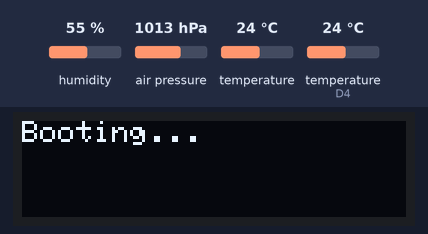
The sketch below on a simulated ESP8266 (NodeMCU). On the bench: 128×32 one-colour display. The test bench sets the inputs (shaded band); at power-on: humidity 55 %, air pressure 1013 hPa, temperature 24 °C, temperature (sensor on D4) 24 °C. WiFi joins after 1.5 s; servers stay silent unless stated; uploads are accepted with an empty reply; not simulated (calls return 0 or success): arduino_secrets.h; what the sketch prints to the serial monitor is not drawn.

Above: at 0.05 s.
1.3 s: humidity set to 22 %
At 6.4 s:
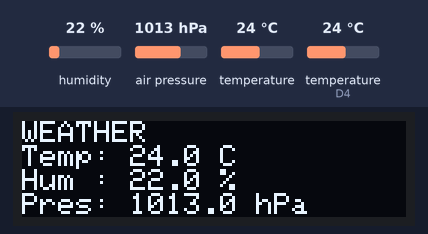
At 10.3 s:
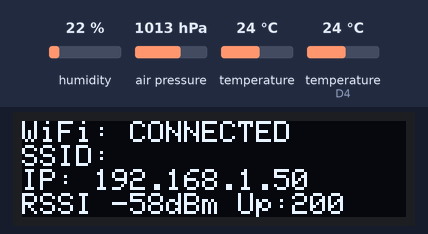
Timing chart, 0 to 11.8 s (numbered marks = the images above; inputs shaded):
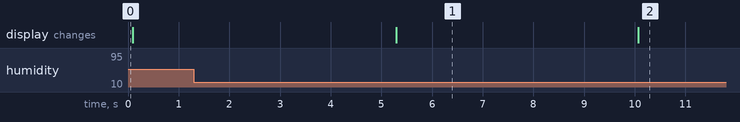

The sketch:

Weather-Station-ESP8266.ino
```cpp
#include <ESP8266WiFi.h>
#include <ESP8266HTTPClient.h>
#include <Wire.h>
#include <Adafruit_BMP280.h>
#include <DHT.h>
#include <Adafruit_GFX.h>
#include <Adafruit_SSD1306.h>

// WiFi credentials live in arduino_secrets.h (gitignored).
// First time: copy arduino_secrets.h.example to arduino_secrets.h and fill it in.
#include "arduino_secrets.h"

/* ---------- WIFI ---------- */
const char* ssid = SECRET_SSID;
const char* password = SECRET_PASS;
// Transmit power in dBm (0 - 20.5). Lower = less power. Raise it if the signal is weak.
const float WIFI_TX_DBM = 14.0;

/* ---------- SERVER ---------- */
// "http://" prefix is required for HTTPClient
const char* serverURL = "http://192.168.0.128/insert_data.php";
const char* apiKey = "secret_esp8266_key";

/* ---------- PINS ---------- */
#define DHTPIN D4
#define DHTTYPE DHT11
// I2C: SDA = D2, SCL = D1 (shared by BMP280 and OLED)

/* ---------- SCREEN (SSD1306 128x32) ---------- */
#define SCREEN_WIDTH 128
#define SCREEN_HEIGHT 32
#define OLED_RESET -1
#define OLED_ADDR 0x3C

/* ---------- TIMING ---------- */
const unsigned long PAGE_INTERVAL_MS   = 5000UL;    // swap screen page every 5 s
const unsigned long SENSOR_INTERVAL_MS = 60000UL;   // refresh readings every 60 s
const unsigned long UPLOAD_INTERVAL_MS = 300000UL;  // send to server every 5 min

Adafruit_SSD1306 display(SCREEN_WIDTH, SCREEN_HEIGHT, &Wire, OLED_RESET);
Adafruit_BMP280 bmp;
DHT dht(DHTPIN, DHTTYPE);

/* ---------- STATE ---------- */
float dhtTemp = NAN;
float humidity = NAN;
float bmpTemp = NAN;
float pressure = NAN;
bool haveDht = false;     // at least one valid DHT reading
bool haveBmp = false;     // at least one valid BMP reading

int lastHttpCode = 0;     // 0 = nothing uploaded yet
bool uploadedOnce = false;
unsigned long lastUpload = 0;
unsigned long lastSensorRead = 0;

bool displayOk = false;
enum Page : uint8_t { PAGE_WEATHER, PAGE_NETWORK, PAGE_COUNT };
uint8_t page = PAGE_NETWORK;  // show WiFi status first at boot

void showMessage(const char* l1, const char* l2 = nullptr, const char* l3 = nullptr);

/* ---------- SETUP ---------- */
void setup() {
  Serial.begin(115200);
  Serial.println();

  Wire.begin(D2, D1);

  displayOk = display.begin(SSD1306_SWITCHCAPVCC, OLED_ADDR);
  if (displayOk) {
    display.dim(true);            // lowest contrast: lit pixels are the OLED's main cost
    display.setTextSize(1);
    display.setTextColor(SSD1306_WHITE);
    display.setTextWrap(false);   // keep the 4-row layout fixed
  } else {
    Serial.println(F("SSD1306 init failed"));
  }
  showMessage("Booting...");

  if (!bmp.begin(0x76)) {
    Serial.println(F("BMP280 error: Check wiring or I2C address (try 0x77)"));
    showMessage("BMP280 error", "Check wiring / 0x77", "Press RESET");
    Serial.flush();
    ESP.deepSleep(0);  // halt at uA instead of spinning; OLED keeps the message
  }
  // Forced mode: the sensor sleeps between measurements
  bmp.setSampling(Adafruit_BMP280::MODE_FORCED,
                  Adafruit_BMP280::SAMPLING_X1,   // temperature
                  Adafruit_BMP280::SAMPLING_X1,   // pressure
                  Adafruit_BMP280::FILTER_OFF,
                  Adafruit_BMP280::STANDBY_MS_1);

  dht.begin();

  setupWifi();
  showMessage("Connecting WiFi...");
}

/* ---------- LOOP ---------- */
void loop() {
  unsigned long start = millis();
  bool connected = (WiFi.status() == WL_CONNECTED);

  // Upload as soon as possible after connecting, then every UPLOAD_INTERVAL_MS
  bool uploadDue = connected && (!uploadedOnce || start - lastUpload >= UPLOAD_INTERVAL_MS);

  // Read sensors on schedule, right before an upload, or every tick until the first valid reading
  if (uploadDue || !haveDht || !haveBmp || start - lastSensorRead >= SENSOR_INTERVAL_MS) {
    readSensors();
    lastSensorRead = start;
  }

  if (uploadDue && haveDht && haveBmp) {
    sendDataToServer();
    lastUpload = start;
    uploadedOnce = true;
  }

  drawPage(page);
  page = (page + 1) % PAGE_COUNT;

  // Idle until the next page swap. With WiFi light sleep enabled,
  // delay() lets the CPU and radio sleep between AP beacons.
  unsigned long spent = millis() - start;
  delay(spent < PAGE_INTERVAL_MS ? PAGE_INTERVAL_MS - spent : 0);
}

/* ---------- WIFI ---------- */
void setupWifi() {
  WiFi.persistent(false);                  // don't rewrite flash on every boot
  WiFi.mode(WIFI_STA);                     // station only, soft-AP off
  // Light sleep between DTIM beacons. If WiFi keeps dropping with your router,
  // change this to WIFI_MODEM_SLEEP.
  WiFi.setSleepMode(WIFI_LIGHT_SLEEP, 3);
  WiFi.setOutputPower(WIFI_TX_DBM);
  WiFi.setAutoReconnect(true);
  WiFi.begin(ssid, password);              // non-blocking; loop() keeps running
  Serial.println(F("Connecting WiFi..."));
}

/* ---------- SENSORS ---------- */
void readSensors() {
  bmp.takeForcedMeasurement();
  float t = bmp.readTemperature();
  float p = bmp.readPressure();
  if (!isnan(t) && !isnan(p)) {
    bmpTemp = t;
    pressure = p / 100.0;
    haveBmp = true;
  } else {
    Serial.println(F("BMP280 read error"));
  }

  float dt = dht.readTemperature();
  float h = dht.readHumidity();
  // Keep the last good values if the DHT read fails
  if (!isnan(dt) && !isnan(h)) {
    dhtTemp = dt;
    humidity = h;
    haveDht = true;
  } else {
    Serial.println(F("DHT read error"));
  }
}

/* ---------- SERVER ---------- */
void sendDataToServer() {
  WiFiClient client;
  HTTPClient http;

  if (!http.begin(client, serverURL)) {
    lastHttpCode = -1;
    Serial.println(F("HTTP begin failed"));
    return;
  }
  http.addHeader("Content-Type", "application/x-www-form-urlencoded");

  String postData =
    "api_key=" + String(apiKey) +
    "&dht_temp=" + String(dhtTemp) +
    "&humidity=" + String(humidity) +
    "&bmp_temp=" + String(bmpTemp) +
    "&pressure=" + String(pressure);

  lastHttpCode = http.POST(postData);

  Serial.print(F("HTTP Response: "));
  Serial.println(lastHttpCode);

  http.end();
}

/* ---------- DISPLAY ---------- */
void drawPage(uint8_t p) {
  if (!displayOk) return;
  display.clearDisplay();
  display.setCursor(0, 0);
  if (p == PAGE_WEATHER) {
    drawWeatherPage();
  } else {
    drawNetworkPage();
  }
  display.display();
}

void drawWeatherPage() {
  display.println(F("WEATHER"));

  display.print(F("Temp: "));
  printValue(dhtTemp, haveDht);
  display.println(F(" C"));

  display.print(F("Hum : "));
  printValue(humidity, haveDht);
  display.println(F(" %"));

  display.print(F("Pres: "));
  printValue(pressure, haveBmp);
  display.println(F(" hPa"));
}

void drawNetworkPage() {
  if (WiFi.status() == WL_CONNECTED) {
    display.println(F("WiFi: CONNECTED"));
    display.print(F("SSID: "));
    display.println(WiFi.SSID().substring(0, 15));  // 21 chars per row
    display.print(F("IP: "));
    display.println(WiFi.localIP().toString());
    display.print(F("RSSI "));
    display.print(WiFi.RSSI());
    display.print(F("dBm Up:"));
  } else {
    display.println(F("WiFi: DISCONNECTED"));
    display.println(F("Connecting..."));
    display.println(F("IP: --"));
    display.print(F("Last up: "));
  }
  printHttpCode();
}

void printValue(float v, bool valid) {
  if (valid) {
    display.print(v, 1);
  } else {
    display.print(F("--"));
  }
}

void printHttpCode() {
  if (lastHttpCode == 0) {
    display.print(F("--"));
  } else {
    display.print(lastHttpCode);
  }
}

// Up to 3 lines, used during boot and for fatal errors
void showMessage(const char* l1, const char* l2, const char* l3) {
  if (!displayOk) return;
  display.clearDisplay();
  display.setCursor(0, 0);
  display.println(l1);
  if (l2) display.println(l2);
  if (l3) display.println(l3);
  display.display();
}
```

Measured:
- what the display in image 1 shows lasts 4.8 s, from 5.3 s to 10.1 s
